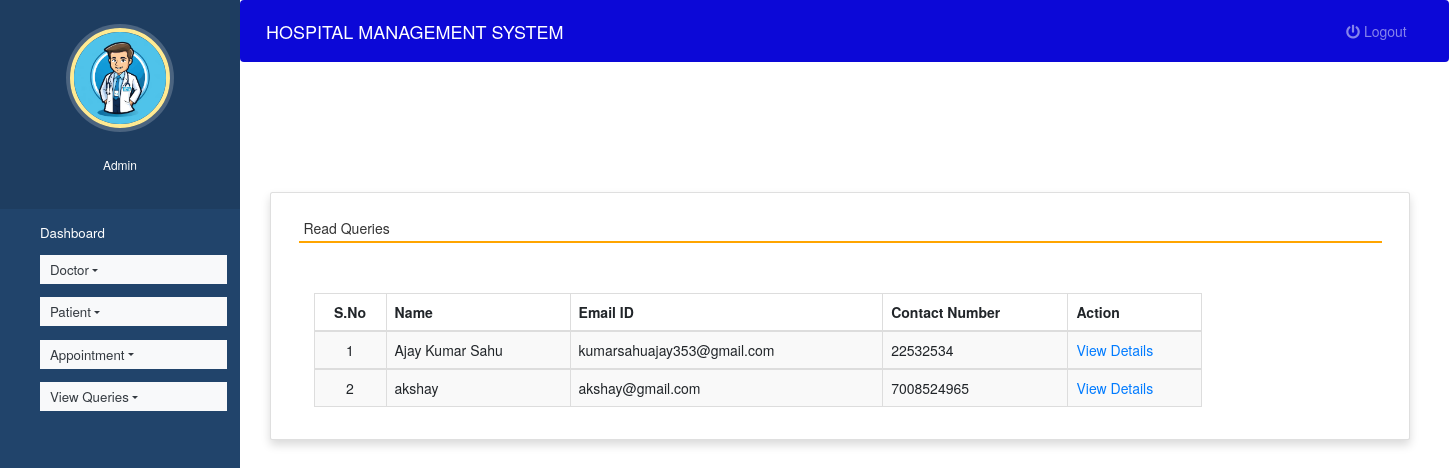
Screenshot of /read_queries (signed in) with the database file from the repository.
### hospital/models.py (models this page shows, shortened)
class Contact(models.Model):
    name = models.CharField(max_length=100, null=True)
    contact = models.CharField(max_length=15, null=True)
    email = models.CharField(max_length=50, null=True)
    subject = models.CharField(max_length=100, null=True)
    message = models.CharField(max_length=300, null=True)
    msgdate = models.DateField(null=True)
    isread = models.CharField(max_length=10,null=True)

### hospital/views.py (the view)
# urls.py: path('read_queries', read_queries, name='read_queries'),
def read_queries(request):
    if not request.user.is_authenticated:
        return redirect('login')
    contact = Contact.objects.filter(isread="yes")
    return render(request,'read_queries.html', locals())

### hospital/templates/read_queries.html (shortened to what this page needs)
{% extends 'admin_nav.html' %}
{% load static %}
{% block content %}
<head>
 <link rel="stylesheet" href="https://maxcdn.bootstrapcdn.com/bootstrap/3.4.1/css/bootstrap.min.css">
  <link rel="stylesheet" href="https://cdnjs.cloudflare.com/ajax/libs/font-awesome/4.7.0/css/font-awesome.min.css">
  <link rel="stylesheet" href="https://use.fontawesome.com/releases/v5.6.3/css/all.css">
</head>
<br><br><br><br>
<div class="container card shadow m-5">
    <div class="card-body">
        <h5 class="p-2" style="border-bottom: 2px solid orange">Read Queries</h5>
		<div class="container mt-5">
            <table id="example" class="table table-striped table-bordered" style="width:80%">
			<thead>
                                    <tr>
                                        <th class="text-center">S.No</th>
                                        <th class="d-none d-sm-table-cell">Name</th>
                                        <th class="d-none d-sm-table-cell">Email ID</th>
                                        <th class="d-none d-sm-table-cell">Contact Number</th>
                                        <th class="d-none d-sm-table-cell" style="width: 15%;">Action</th>
                                    </tr>
                                </thead>
                                {% for i in contact %}
                                <tbody>
                                    <tr>
                                        <td class="text-center">{{forloop.counter}}</td>
                                        <td class="font-w600">{{i.name}}</td>
                                        <td class="font-w600">{{i.email}}</td>
                                        <td class="font-w600">{{i.contact}}</td>
                                        <td class="font-w600"><a href="{% url 'view_queries' i.id %}" class="text-primary">View Details</a></td>
                                    </tr>
                                        {% endfor %}
                                </tbody>
            </table>
        </div>
    </div>
</div>
{% endblock content %}

### hospital/static/style.css (style rules this page uses)
body { padding-left: 240px; }

### hospital/templates/admin_nav.html (style rules this page uses)
a:link { text-decoration: none; }
a { color: white; }
body { padding-left: 240px; }

### rows the page displays
Contact: name "Ajay Kumar Sahu", email "kumarsahuajay353@gmail.com", contact "22532534"
Contact: name "akshay", email "akshay@gmail.com", contact "7008524965"
